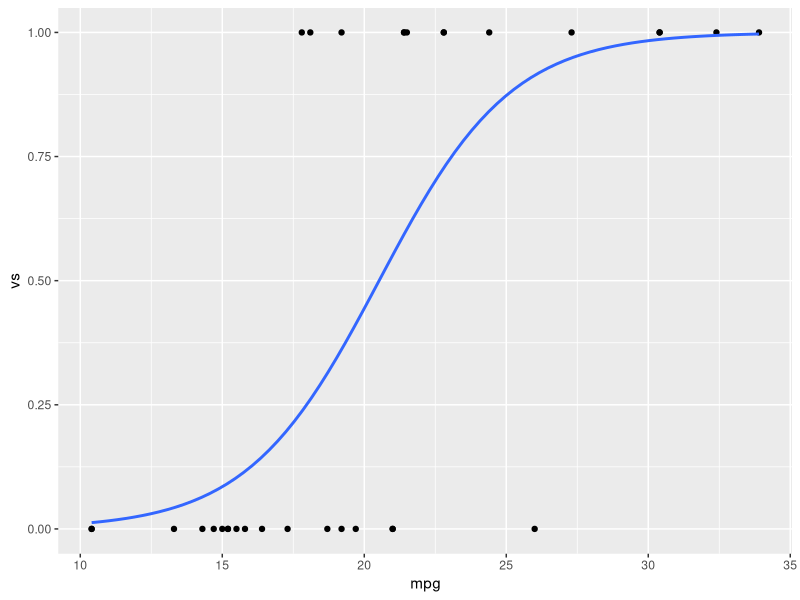
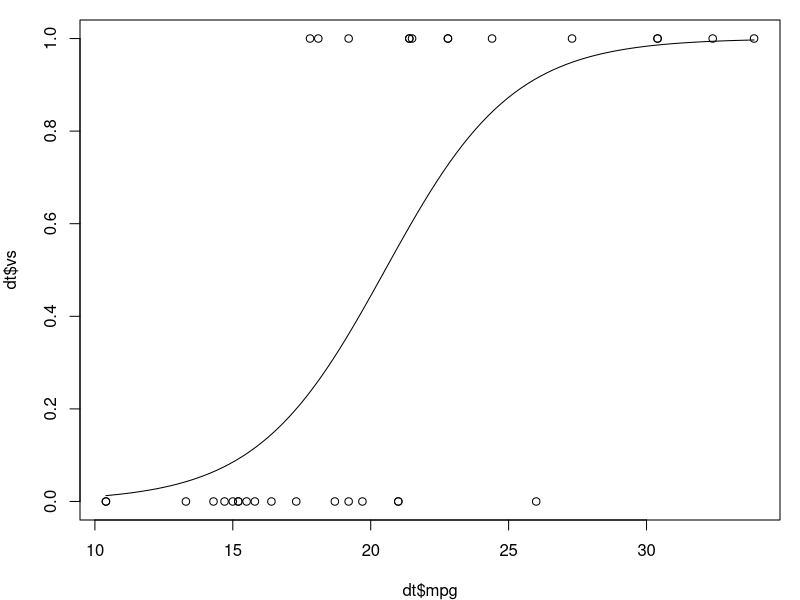

Recreate these plots in R, in order. (Note: this script raises an error after producing the figures.)
## ---- chunk 1
attach(mtcars)
head(mtcars)
## ---- chunk 2
dt <- subset(mtcars, select = c(mpg, am, vs))
dt
## ---- chunk 3
fit <- glm(vs ~ mpg, data = mtcars, family = binomial(link = "logit"))
fit
## ---- chunk 4
summary(fit)
## ---- chunk 5
library(ggplot2)
ggplot(dt, aes(x=mpg, y=vs)) + geom_point() + 
  stat_smooth(method="glm", method.args=list(family="binomial"), se=FALSE)
## ---- chunk 6
par(mar = c(4, 4, 1, 1)) # Reduce some of the margins so that the plot fits better
plot(dt$mpg, dt$vs)
curve(predict(fit, data.frame(mpg=x), type="response"), add=TRUE) 
## ---- chunk 7
fit2 <- glm(vs ~ mpg + am, data = mtcars, family = binomial(link = "logit"))
fit2
## ---- chunk 8
summary(fit2)
## ---- chunk 9
ggPredict(fit2, se = TRUE, interactuve = TRUE, digits = 3)
